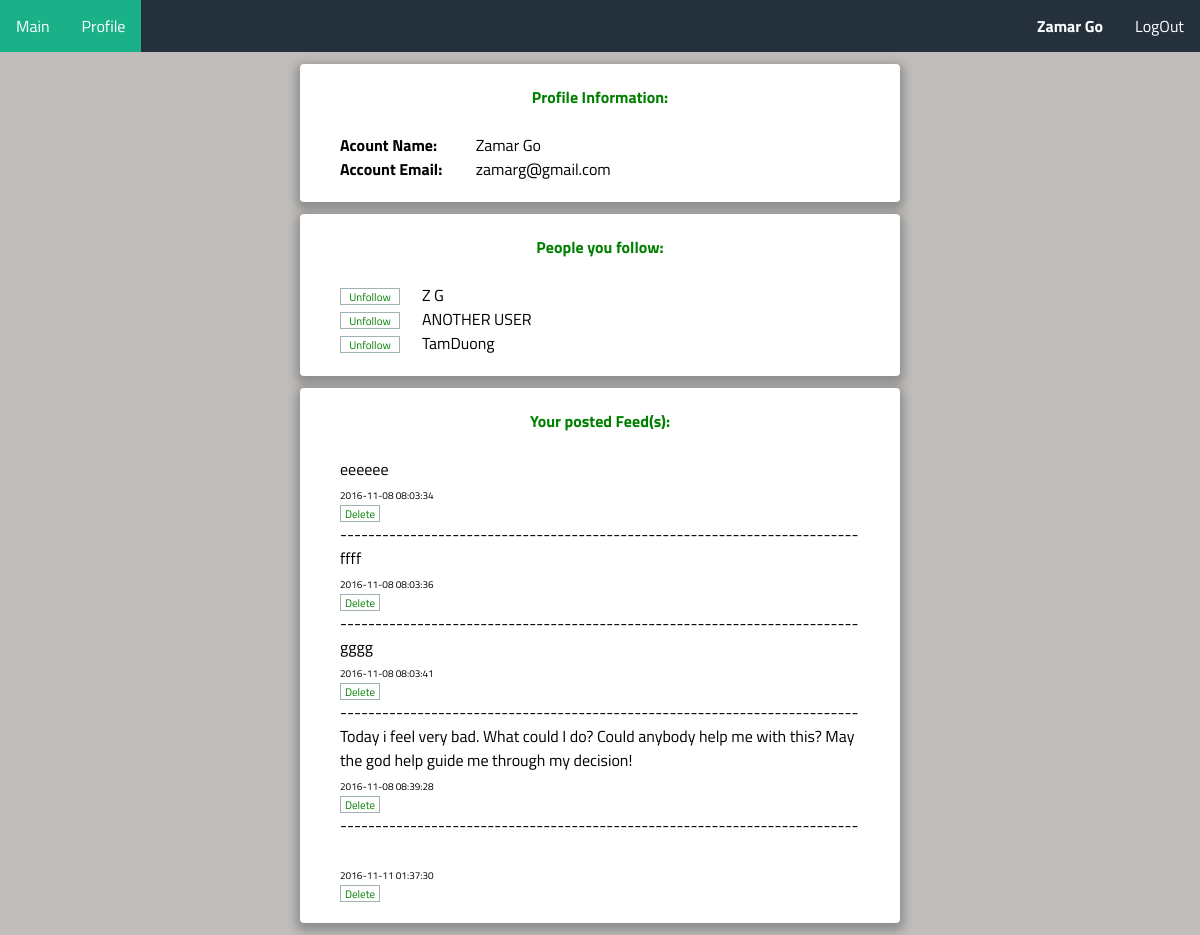
The page /profile.php (signed in) on the database its author committed.
### tables this page shows
CREATE TABLE `User` (
  `user_id` int(11) NOT NULL,
  `password` varchar(30) DEFAULT NULL,
  `name` varchar(30) DEFAULT NULL,
  `email` varchar(30) DEFAULT NULL
);

CREATE TABLE `Feed` (
  `feed_id` int(11) NOT NULL,
  `user_id` int(11) DEFAULT NULL,
  `create_date` timestamp NOT NULL DEFAULT CURRENT_TIMESTAMP,
  `feed_text` varchar(500) DEFAULT NULL
);

### profile.php (the view, shortened to what this page needs)
<!DOCTYPE html>
<html>
  <head>
    <link rel="stylesheet" href="css/normalize.css">
    <link rel="stylesheet" href="css/style.css">
  </head>
  <body>
  <?php
    $thisUserid = $_SESSION['thisUserid'];
    if (!$link = mysql_connect('localhost', 'root', '')) {
    	echo 'Could not connect to mysql';
    	exit;
    }
    $sql    = 'SELECT * FROM User where user_id = "' .$thisUserid .'"';
    $result = mysql_query($sql, $link);
    $row = mysql_fetch_assoc($result);
    $thisUsername = $row['name'];
    $thisUseremail = $row['email'];
    $sql = 'SELECT User.user_id, User.name FROM User where User.user_id IN (SELECT FOLLOW.follow_id FROM FOLLOW WHERE FOLLOW.user_id="'.$thisUserid.'");';
    $result = mysql_query($sql, $link);
  ?>
	<ul>
	  <li><a href="Main.php">Main</a></li>
	  <li><a class="active" href="profile.php">Profile</a></li>
	  <li style="float:right"><a href="index.php">LogOut</a></li>
	  <li style="float:right"><a><strong><?php echo $thisUsername;?></strong></a></li>
	</ul>
	<div>
		<p><strong style="color:Green"><center>Profile Information: </center></strong> <br>
		<strong>Acount Name:</strong>	<?php echo '<span style="display: inline-block; width: 35px;"></span>';	echo $thisUsername. "<br>" . PHP_EOL; ?>
		<strong>Account Email:</strong> <?php echo '<span style="display: inline-block; width: 30px;"></span>';	echo $thisUseremail. "<br>" . PHP_EOL; ?>
    	</p>
	</div>
	<div>
		<p><strong style="color:Green"><center>People you follow: </center></strong> <br>
		<?php
	    	while ($row = mysql_fetch_assoc($result)) {
				echo "<form action='unFollow.php' method='post' style='display: inline-block;'>";
				echo "<input type='submit' value='Unfollow' style='width: 60px; height:17px; padding: 0;background: none; color:green;font-size: 11px;' >";
				echo "</form>";
	    		echo $row['name']. "<br>" . PHP_EOL; }
    	?>
    	</p>
	</div>
	<div>
		<p><strong style="color:Green"><center>Your posted Feed(s): </center></strong><br>
		<?php
			$sql = 'SELECT * FROM Feed WHERE user_id = "' .$thisUserid .'"';
			$result = mysql_query($sql, $link);
			$num_rows = mysql_num_rows($result);
	    	while ($row = mysql_fetch_assoc($result)) {
		    	echo $row['feed_text']. "<br>" . PHP_EOL;
				echo "<font size=1>" . $row['create_date']. "</font>" . "<br>" . PHP_EOL;
				echo "<form action='deleteFeed.php' method='post' >";
				echo "<input type='submit' value='Delete' style='width: 40px; height:17px; padding: 0;background: none; color:green;font-size: 11px;' >";
				echo "</form>";
				$num_rows--;
				if ($num_rows != 0){
					echo '--------------------------------------------------------------------------'. "<br>" . PHP_EOL;}
			}
    	?>
    	</p>
	</div>
  </body>
  </html>

### css/style.css (style rules this page uses)
*, *:before, *:after { box-sizing: border-box; }
html { overflow-y: scroll; }
body { background: #c1bdba; font-family: 'Titillium Web', sans-serif; }
a { text-decoration: none; color: #1ab188; -webkit-transition: .5s ease; transition: .5s ease; }
input, textarea { font-size: 22px; display: block; width: 100%; height: 100%; padding: 5px 10px; background: none; background-image: none; border: 1px solid #a0b3b0; color: #ffffff; border-radius: 0; -webkit-transition: border-color .25s ease, box-shadow .25s ease; transition: border-color .25s ease, box-shadow .25s ease; }

### profile.php (style rules this page uses)
div { background-color:white; max-width: 600px; margin: 12px auto; border-radius: 4px; box-shadow: 0 4px 10px 4px rgba(19, 35, 47, 0.3); padding: 40px; padding-top: 5px; padding-bottom: 5px; }
ul { list-style-type: none; margin: 0; padding: 0; overflow: hidden; background-color: rgba(19, 35, 47, 0.9); }
li { float: left; }
li a { display: block; color: white; text-align: center; padding: 14px 16px; text-decoration: none; }
.active { background-color: #1ab188; }

### rows shown on the page
user: name "Zamar Go", email "zamarg@gmail.com"
user: name "Z G"
user: name "ANOTHER USER"
user: name "TamDuong"
feed: feed_text "eeeeee", create_date "2016-11-08 08:03:34"
feed: feed_text "ffff", create_date "2016-11-08 08:03:36"
feed: feed_text "gggg", create_date "2016-11-08 08:03:41"
feed: feed_text "Today i feel very bad. What could I do? Could anybody help me with this? May the god help guide me through my decision!", create_date "2016-11-08 08:39:28"
feed: create_date "2016-11-11 01:37:30"
